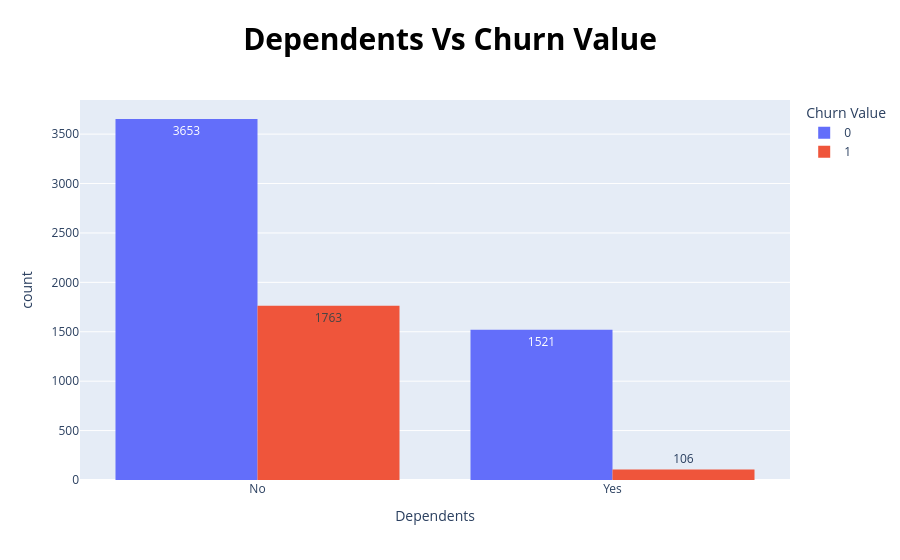

Notebook cell for this chart:
### Markdown cell above
most of customers that left do not have partners.

### Code cell
algorithm.pie_chart('Dependents' , data_frame)
algorithm.bar_pixel_plot(data_frame , 'Dependents' , 'Churn Value')

### Figure 1 — Plotly figure (JSON) as saved in the notebook; plotly's stock layout.template omitted (floating-point values rounded to 4 significant figures)
{"data": [{"alignmentgroup": "True", "bingroup": "x", "histfunc": "sum", "hovertemplate": "Churn Value=0<br>Dependents=%{x}<br>sum of count=%{y}<extra></extra>", "legendgroup": "0", "marker": {"color": "#636efa", "pattern": {"shape": ""}}, "name": "0", "offsetgroup": "0", "orientation": "v", "showlegend": true, "texttemplate": "%{value}", "type": "histogram", "x": ["No", "Yes"], "xaxis": "x", "y": [3653, 1521], "yaxis": "y"}, {"alignmentgroup": "True", "bingroup": "x", "histfunc": "sum", "hovertemplate": "Churn Value=1<br>Dependents=%{x}<br>sum of count=%{y}<extra></extra>", "legendgroup": "1", "marker": {"color": "#EF553B", "pattern": {"shape": ""}}, "name": "1", "offsetgroup": "1", "orientation": "v", "showlegend": true, "texttemplate": "%{value}", "type": "histogram", "x": ["No", "Yes"], "xaxis": "x", "y": [1763, 106], "yaxis": "y"}], "layout": {"barmode": "group", "legend": {"title": {"text": "Churn Value"}, "tracegroupgap": 0}, "title": {"font": {"color": "black", "size": 30}, "text": "<b>Dependents Vs Churn Value", "x": 0.5}, "xaxis": {"anchor": "y", "domain": [0, 1], "title": {"text": "Dependents"}}, "yaxis": {"anchor": "x", "domain": [0, 1], "title": {"text": "count"}}}}
